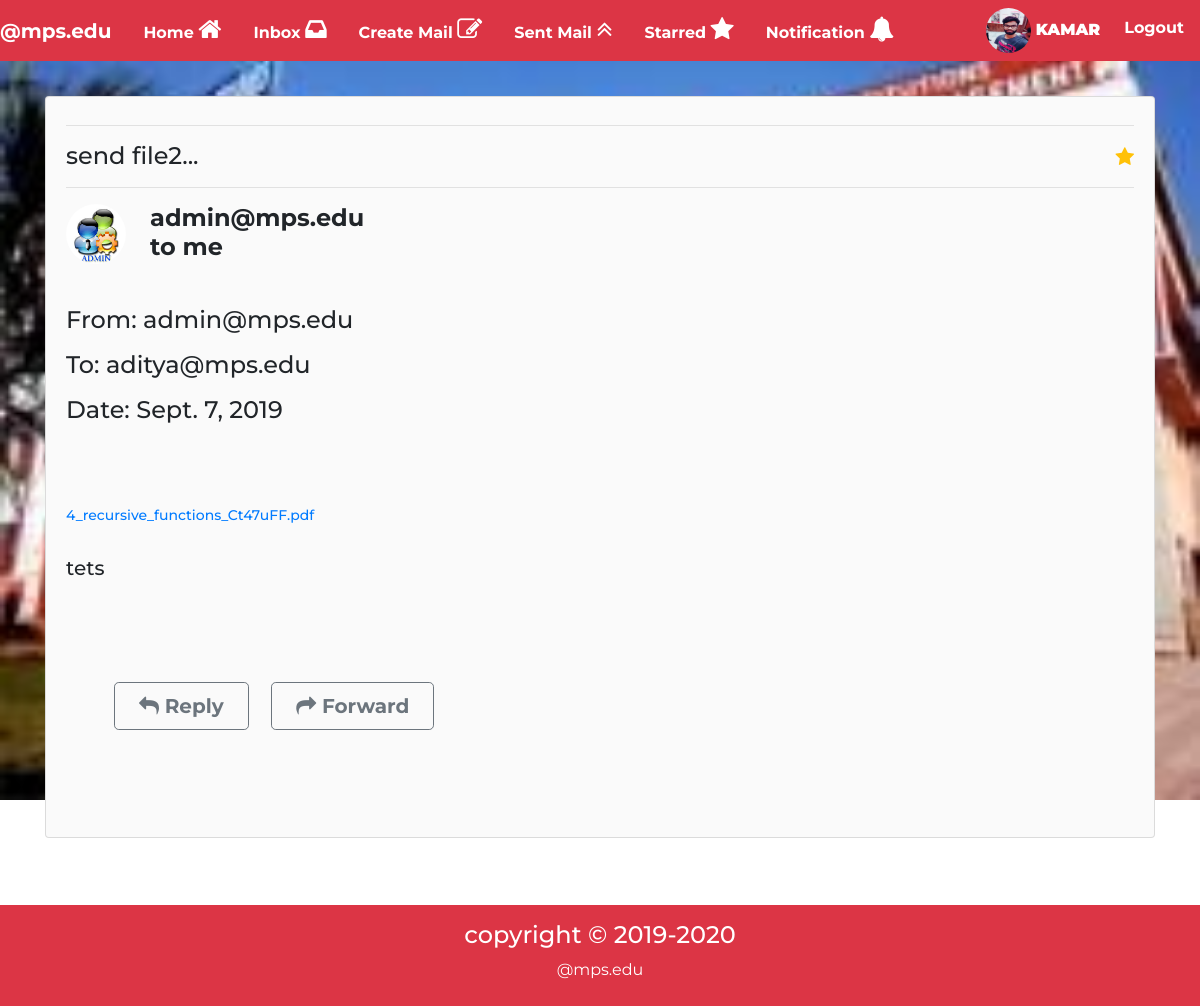
Page /home/inbox_view/69 (signed in) on the committed database.
### account/models.py (models this page shows, shortened)
class Profile(models.Model):
	user=models.OneToOneField(User,on_delete=models.CASCADE)
	gender=models.CharField(max_length=10,choices=(('Male','Male'),('Female','Female')),default='Male')
	tel=models.CharField(max_length=10)
	pic=models.ImageField(upload_to='profile/profile_pic',default="profile/profile_pic/profile_img.jpg")
	type=models.CharField(max_length=10,choices=(('Student','Student'),('Teacher','Teacher')),default='Student')
	security=models.CharField(max_length=50,default="")

### mail/models.py (models this page shows, shortened)
class Inbox(models.Model):
	profile=models.ForeignKey(Profile,on_delete=models.CASCADE,related_name="inbox_profile")
	from_user=models.ForeignKey(Profile,on_delete=models.CASCADE,related_name="from_user",default='')
	sub=models.CharField(max_length=200)
	msg=models.TextField()
	attach=models.FileField(upload_to="attach_data/",default="")
	date=models.DateField(auto_now_add=True)
	starred=models.BooleanField(default=False)

### mail/views.py (the view)
# urls.py: path('inbox_view/<int:id>',views.inbox_view),
@login_required(login_url="/account/login")
def inbox_view(req,id):
	inbox_view=Inbox.objects.get(id=id)
	return render(req,"mail/inbox_view.html",{"inbox_view":inbox_view})

### mail/templates/mail/inbox_view.html (shortened to what this page needs)
{%extends 'mail/basic.html'%}
{%block body%}
<div class="container">
<section class="my-5">
	<div class="list-group-item">
	<hr>
	<h4>{{inbox_view.sub|slice:":30"}}...<span class="float-right">
	    {%if inbox_view.starred%}
	<a href="/home/delete_starred\{{inbox_view.id}}" class="text-warning"><i class="fa fa-star font-awesome-size font-awesome-delete"></i></a>
	{%else%}
	<a href="/home/save_starred\{{inbox_view.id}}" class="text-info"><i class="fa fa-star font-awesome-size font-awesome-delete starred-inbox" id="starred{{msg.id}}"></i></a>
	{%endif%}
	</span>
	<hr>
	<a href="/media/{{inbox_view.from_user.pic}}"><img src="/media/{{inbox_view.from_user.pic}}" class=" img-inbox-sentmail rounded-circle float-left mr-4"></a>
		<b>{{inbox_view.from_user.user.email}}</b>
		<b><p>to me</p></b><br>
		<p>From: {{inbox_view.from_user.user.email}}</p>
		<p>To: {{inbox_view.profile.user.email}}</p>
		<p>Date: {{inbox_view.date}}</p><br>
		<div class="ml-5"><br></div>
		<a href="/media/{{inbox_view.attach}}" style="font-size:14px;">{{inbox_view.attach.name|slice:"12:"}}</a><br><br>
		<p class="msg">{{inbox_view.msg}}</p><br><br><br>
		<button class="btn btn-outline-secondary btn-lg ml-5 font-weight-bolder px-4"><i class="fa fa-reply"></i> Reply</button>
		<button class="btn btn-outline-secondary btn-lg ml-3 font-weight-bolder px-4"><i class="fa fa-share"></i> Forward</button><br><br><br><br>
	</div>
</section>
</div>
{%endblock%}

### mail/templates/mail/basic.html (shortened to what this page needs)
<!DOCTYPE html>
<html>
<head>
<link rel="stylesheet" href="https://maxcdn.bootstrapcdn.com/bootstrap/4.3.1/css/bootstrap.min.css">
<link rel="stylesheet" type="text/css" href="https://stackpath.bootstrapcdn.com/font-awesome/4.7.0/css/font-awesome.min.css">
<link href="//maxcdn.bootstrapcdn.com/font-awesome/4.1.0/css/font-awesome.min.css" rel="stylesheet">
{% load static %}
</head>
<body>
<nav class="navbar navbar-expand-md navbar-light bg-danger fixed-top p-0">
	<a href="/home" class="navbar-brand text-white font-weight-bolder">@mps.edu</a>
	<div id="mynav" class="collapse navbar-collapse">
<ul class="navbar-nav navbar-link-style font-weight-bolder text-center">
	<li class="nav-item"><a href="/home" class="nav-link p-3">Home <i class="fa fa-home font-awesome-notification"></i></a></li>
		<li class="nav-item p-0"><a href="/home/inbox" class="nav-link p-3">Inbox <i class="fa fa-inbox font-awesome-notification"></i></a></li>
	<li class="nav-item"><a href="/home/create" class="nav-link p-3">Create Mail <i class="fa fa-edit font-awesome-notification"></i></a></li>
	<li class="nav-item"><a href="/home/sentmail" class="nav-link p-3">Sent Mail <i class="fa fa-angle-double-up font-awesome-notification"></i></a></li>
	<li class="nav-item"><a href="/home/starred" class="nav-link p-3">Starred <i class="fa fa-star font-awesome-notification"></i></a></li>
	{%if user.is_authenticated%}
		<li class="nav-item "><a href="#" class="nav-link p-3" data-toggle="popover" id="noti" data-placement="bottom" data-trigger="focus" data-html="true">Notification <i class="fa fa-bell font-awesome-notification"></i></a></li>
	{%endif%}
	</ul>
	<ul class="navbar-nav navbar-link-style text-center ml-auto font-weight-bolder">
	{%if user.is_authenticated%}
	<li class="nav-item"><a href="/account/profile" class="nav-link text-white"><img src="/media/{{user.profile.pic}}" class="img-fluid img-login rounded-circle">  <b>{{user.username|upper}}</b></a></li>
	<li class="nav-item"><a href="/account/logout" class="nav-link text-white p-3">Logout</a></li>
	{%else%}
	<li class="nav-item"><a href="/account/login" class="nav-link text-white p-3">Login</a></li>
	<li class="nav-item"><a href="/account/signup" class="nav-link text-white p-3">Register</a></li>
	{%endif%}
</ul>
</div>
</nav><br><br>
<main class="my-5">
{%block body%} {%endblock%}
</main><br><br><br><br><br>
<footer class="mt-5 pt-3 pb-2 bg-danger text-white">
<h4 class="text-center">copyright &copy 2019-2020</h4>
<p class="text-center">@mps.edu</p>
</footer>
</body>
</html>

### rows in the picture
Inbox: sub "send file2", from_user.pic (picture), from_user.user.email "admin@mps.edu", profile.user.email "aditya@mps.edu", date "Sept. 7, 2019", attach.name "4_recursive_functions_Ct47uFF.pdf", msg "tets"

### other values in the picture
{{ user.username|upper }} "KAMAR"
